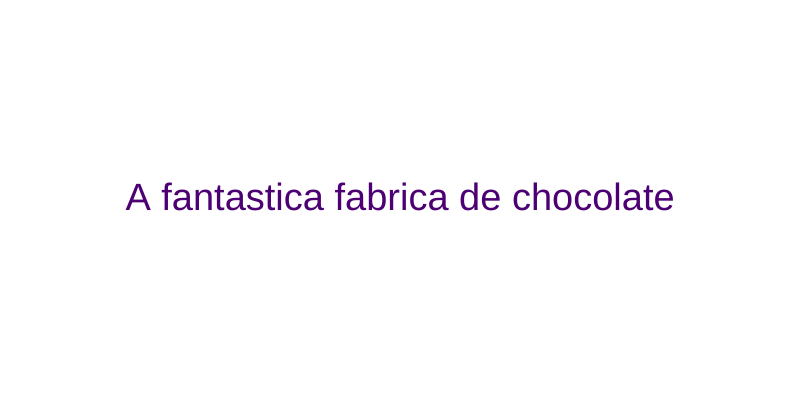
Frame 1 (no input)
Frame 60 (no input): identical to frame 1, image omitted
Frame 120 (the mouse pressed at the canvas centre since frame 60): identical to frame 1, image omitted

The p5.js sketch that drew this single still picture (run headless with seeded random() and noise() and a simulated clock; from frame 60 on, the mouse is pressed at the canvas centre):

// p5.js sketch
// ── sketch.js
//A viagem de chihiro, LIVRE, aventura e fantasia
//A casa monstro,10, terro e comedia
//Os incriveis, 12, ação
//A fantastica fabrica de chocolate, LIVRE, fantaisa
//A Bússola de Ouro, 10, aventura
//Zootopia, LIVRE, comedia
//O Rei Leão, 10 ,infantil e musical
//A era do gelo, LIVRE, comedia
//O Estranho Mundo de Jack, 12 ,infantil e musical
//O Diário de uma Princesa, LIVRE,comedia
let campoIdade;
let campoFantasia;
let campoAventura;

function setup() {
  createCanvas(800, 400);
  createElement("h2", "Recomendador de filmes");
  createSpan("Sua idade:");
  campoIdade = createInput("5");
  campoFantasia = createCheckbox("Gosta de fantasia?");
  campoAventura = createCheckbox("Gosta de aventura?");
}

function draw() {
  background("white");
  let idade = campoIdade.value();
  let gostaDeFantasia = campoFantasia.checked();
  let gostaDeAventura = campoAventura.checked();
  let recomendacao = geraRecomendacao(idade, gostaDeFantasia, gostaDeAventura);

  fill(color(76, 0, 115));
  textAlign(CENTER, CENTER);
  textSize(38);
  text(recomendacao, width / 2, height / 2);
}

function geraRecomendacao(idade, gostaDeFantasia, gostaDeAventura) {
  if (idade >= 10) {
    if (idade >= 14) {
      return "A casa montro";
    } else {
      return "Zootopia"
      if (idade >= 12) {
        if(gostaDeFantasia || gostaDeAventura) {
          return "Os incriveis";          
        } else{
         return "A bússola de ouro";
        }
      } else {
        if (gostaDeFantasia) {
          return "O estranho mundo de jack";
        } else {
          return "A era do gelo";
        }
      }
    }
  } else {
    if (gostaDeFantasia) {
      return "A viagem de chihiro";
    } else {
      return "A fantastica fabrica de chocolate";
    }
  }
}

// ── style.css
html, body {
  margin: 0;
  padding: 0;
  background-color: rgb(137, 9, 241);
}
canvas {
  display: block;
}
